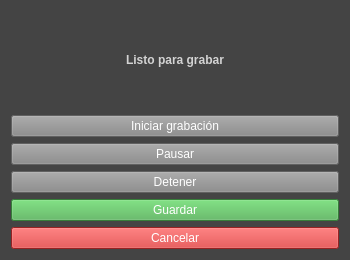
<?xml version="1.0" encoding="UTF-8"?>
<ui version="4.0">
 <class>GrabarAudio</class>
 <widget class="QWidget" name="GrabarAudio">
  <property name="windowModality">
   <enum>Qt::WindowModality::ApplicationModal</enum>
  </property>
  <property name="geometry">
   <rect>
    <x>0</x>
    <y>0</y>
    <width>350</width>
    <height>260</height>
   </rect>
  </property>
  <property name="windowTitle">
   <string>Grabar Audio</string>
  </property>
  <property name="styleSheet">
   <string notr="true">background-color: #444444;</string>
  </property>
  <layout class="QVBoxLayout" name="verticalLayout">
   <item>
    <widget class="QLabel" name="lblEstado">
     <property name="styleSheet">
      <string notr="true">color: lightgray; font-weight: bold;</string>
     </property>
     <property name="text">
      <string>Listo para grabar</string>
     </property>
     <property name="alignment">
      <set>Qt::AlignmentFlag::AlignCenter</set>
     </property>
    </widget>
   </item>
   <item>
    <widget class="QPushButton" name="btnIniciar">
     <property name="styleSheet">
      <string notr="true">background-color: #888888; color: white;</string>
     </property>
     <property name="text">
      <string>Iniciar grabación</string>
     </property>
    </widget>
   </item>
   <item>
    <widget class="QPushButton" name="btnPausar">
     <property name="styleSheet">
      <string notr="true">background-color: #888888; color: white;</string>
     </property>
     <property name="text">
      <string>Pausar</string>
     </property>
    </widget>
   </item>
   <item>
    <widget class="QPushButton" name="btnDetener">
     <property name="styleSheet">
      <string notr="true">background-color: #888888; color: white;</string>
     </property>
     <property name="text">
      <string>Detener</string>
     </property>
    </widget>
   </item>
   <item>
    <widget class="QPushButton" name="btnGuardar">
     <property name="styleSheet">
      <string notr="true">background-color: #4CAF50; color: white;</string>
     </property>
     <property name="text">
      <string>Guardar</string>
     </property>
    </widget>
   </item>
   <item>
    <widget class="QPushButton" name="btnCancelar">
     <property name="styleSheet">
      <string notr="true">background-color: #d32f2f; color: white;</string>
     </property>
     <property name="text">
      <string>Cancelar</string>
     </property>
    </widget>
   </item>
  </layout>
 </widget>
 <resources/>
 <connections/>
</ui>
